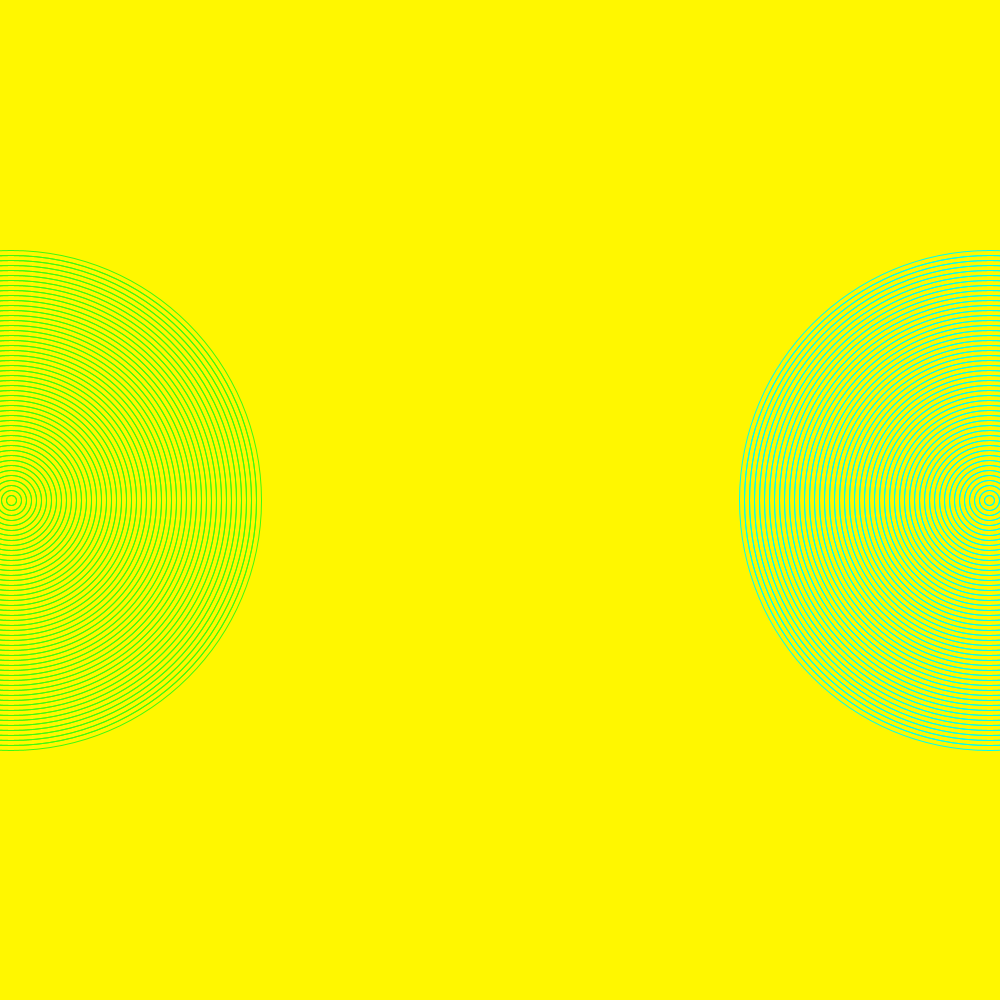
Frame 1 (no input)
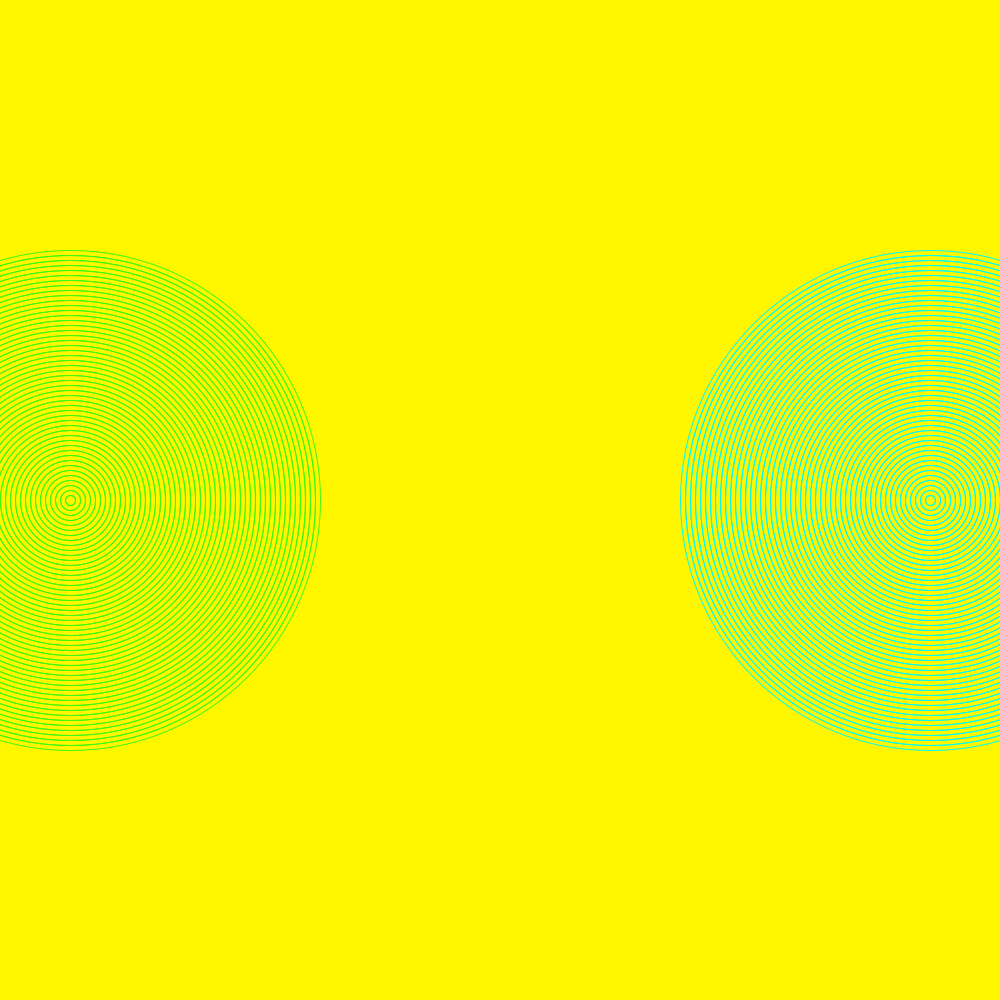
Frame 60 (the mouse pressed at the canvas centre just before this capture)
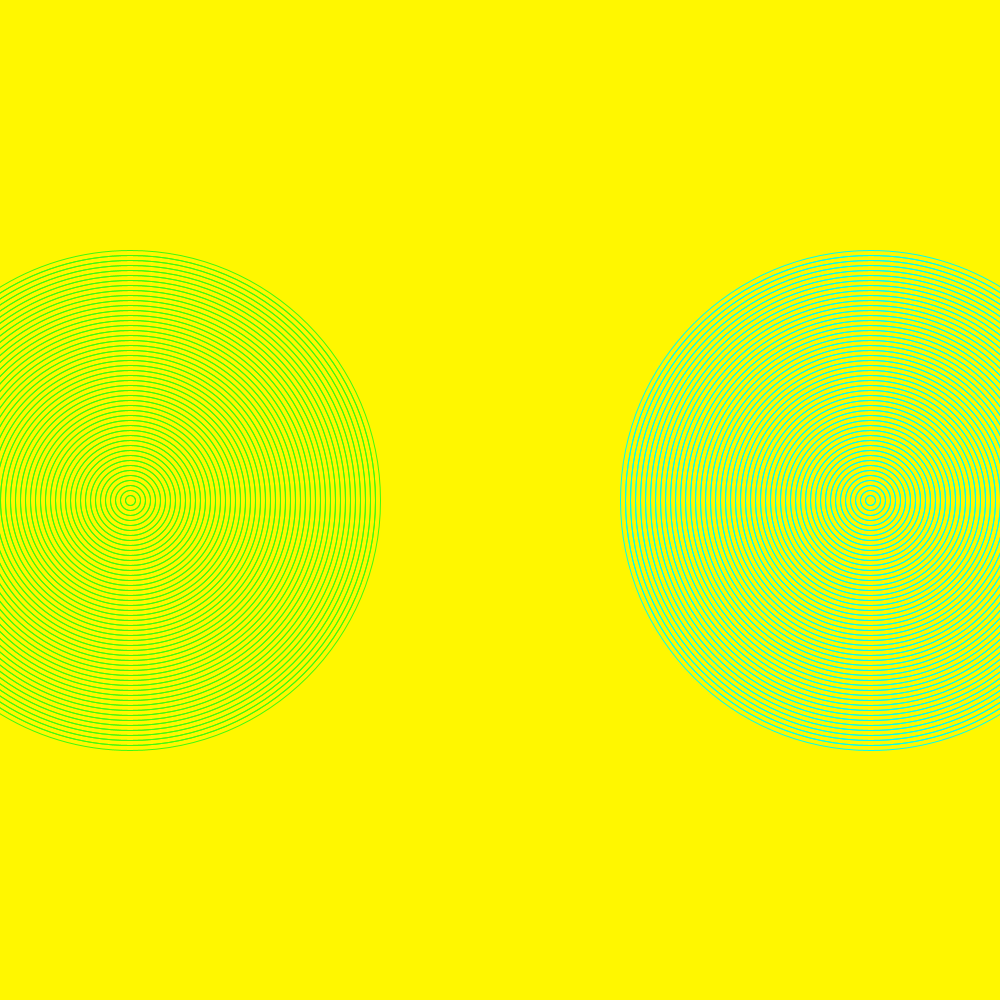
Frame 120 (the mouse held since frame 60 and released just before this capture)

The Processing sketch that drew these frames (run headless with seeded random() and noise(); from frame 60 on, the mouse is pressed at the canvas centre):

// Processing sketch: amazing_rings
// ── amazing_rings.pde
import java.util.Random;
  
void setup(){
 

   size(1000 , 1000);
}
int b = 990;
int y = 10;
void draw(){
  
b-=1;

y+=1;
  background(#FFF700);
   int x = 500;
  
  for(int i=0;i<100;i++){
  x-=10;
  

    if (i % 2 == 0) {
    //red
      noFill();
      stroke(#3FFA0D);
       ellipse(y, 500, x, x);
    }
    else {
      //white
      noFill();
      stroke(#3FFA0D);
       ellipse(y, 500, x, x);
    }  
    
}
 int a = 500;
  
  for(int i=0;i<100;i++){
  a-=10;
  

    if (i % 2 == 0) {
    //red
      noFill();
      stroke(#00FFF0);
       ellipse(b, 500, a , a);
    }
    else {
      //white
      noFill();
      stroke(#00FFF0);
       ellipse(b, 500, a, a);
    }  
    
}
}
